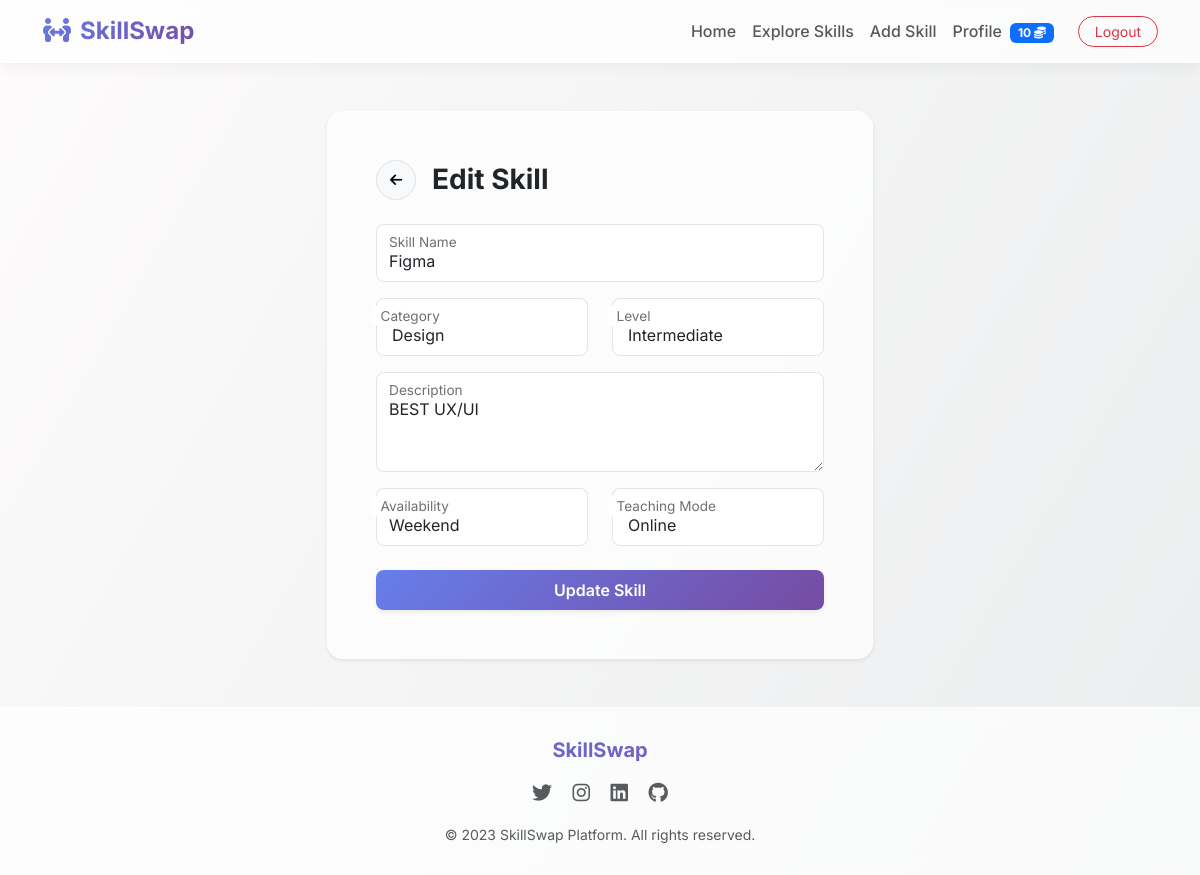
Screenshot of /skill/edit/4/ (signed in) with the database file from the repository.
### exchange/models.py (models this page shows, shortened)
class UserProfile(models.Model):
    user = models.OneToOneField(User, on_delete=models.CASCADE)
    department = models.CharField(max_length=100)
    bio = models.TextField(blank=True)
    credits = models.IntegerField(default=10) # Give users some initial credits to book sessions
    profile_picture = models.ImageField(upload_to='profile_pics/', blank=True, null=True)

class Skill(models.Model):
    CATEGORY_CHOICES = [
        ('Programming', 'Programming'),
        ('Design', 'Design'),
        ('Marketing', 'Marketing'),
        ('Public Speaking', 'Public Speaking'),
        ('Video Editing', 'Video Editing'),
        ('Music', 'Music'),
        ('Languages', 'Languages'),
        ('Other', 'Other'),
    ]
    LEVEL_CHOICES = [
        ('Beginner', 'Beginner'),
        ('Intermediate', 'Intermediate'),
        ('Expert', 'Expert'),
    ]
    MODE_CHOICES = [
        ('Online', 'Online'),
        ('Offline', 'Offline'),
        ('Both', 'Both'),
    ]
    skill_name = models.CharField(max_length=100)
    category = models.CharField(max_length=50, choices=CATEGORY_CHOICES)
    level = models.CharField(max_length=20, choices=LEVEL_CHOICES)
    description = models.TextField()
    teacher = models.ForeignKey(User, on_delete=models.CASCADE, related_name='skills_taught')
    availability = models.CharField(max_length=255, help_text="E.g., Weekends 10 AM - 12 PM")
    mode = models.CharField(max_length=20, choices=MODE_CHOICES, default='Online')
    created_at = models.DateTimeField(auto_now_add=True)

### exchange/views.py (the view)
# urls.py: path('skill/edit/<int:skill_id>/', views.edit_skill_view, name='edit_skill'),
@login_required
def edit_skill_view(request, skill_id):
    skill = get_object_or_404(Skill, id=skill_id, teacher=request.user)
    if request.method == 'POST':
        form = SkillForm(request.POST, instance=skill)
        if form.is_valid():
            form.save()
            messages.success(request, 'Your skill has been updated!')
            return redirect('profile')
    else:
        form = SkillForm(instance=skill)
    return render(request, 'edit_skill.html', {'form': form, 'skill': skill})

### exchange/forms.py
class SkillForm(forms.ModelForm):
    class Meta:
        model = Skill
        fields = ['skill_name', 'category', 'level', 'description', 'availability', 'mode']
        widgets = {
            'skill_name': forms.TextInput(attrs={'class': 'form-control', 'placeholder': 'What can you teach?'}),
            'category': forms.Select(attrs={'class': 'form-select'}),
            'level': forms.Select(attrs={'class': 'form-select'}),
            'description': forms.Textarea(attrs={'class': 'form-control', 'rows': 4, 'placeholder': 'Describe your skill...'}),
            'availability': forms.TextInput(attrs={'class': 'form-control', 'placeholder': 'E.g., Weekends 10 AM - 12 PM'}),
            'mode': forms.Select(attrs={'class': 'form-select'}),
        }

### templates/edit_skill.html (shortened to what this page needs)
{% extends 'base.html' %}
{% block content %}
<div class="container py-5 animate-fade-in">
    <div class="row justify-content-center">
        <div class="col-md-8 col-lg-6">
            <div class="glass-card p-4 p-md-5 shadow-sm">
                <div class="d-flex align-items-center mb-4">
                    <a href="{% url 'profile' %}" class="btn btn-sm btn-light border rounded-circle me-3 hover-elevate" style="width:40px;height:40px;padding-top:8px;"><i class="fa-solid fa-arrow-left"></i></a>
                    <h3 class="fw-bold mb-0 text-dark">Edit Skill</h3>
                </div>
                <form method="post" action="{% url 'edit_skill' skill.id %}">
                    <div class="mb-3 form-floating">
                        {{ form.skill_name }}
                        <label for="{{ form.skill_name.id_for_label }}">Skill Name</label>
                    </div>
                    <div class="row mb-3 mt-3">
                        <div class="col-md-6 form-floating mb-3 mb-md-0">
                            {{ form.category }}
                            <label for="{{ form.category.id_for_label }}" class="px-3">Category</label>
                        </div>
                        <div class="col-md-6 form-floating">
                            {{ form.level }}
                            <label for="{{ form.level.id_for_label }}" class="px-3">Level</label>
                        </div>
                    </div>
                    <div class="mb-3 form-floating mt-3">
                        {{ form.description }}
                        <label for="{{ form.description.id_for_label }}">Description</label>
                    </div>
                    <div class="row mb-4 mt-3">
                        <div class="col-md-6 form-floating mb-3 mb-md-0">
                            {{ form.availability }}
                            <label for="{{ form.availability.id_for_label }}" class="px-3">Availability</label>
                        </div>
                        <div class="col-md-6 form-floating">
                            {{ form.mode }}
                            <label for="{{ form.mode.id_for_label }}" class="px-3">Teaching Mode</label>
                        </div>
                    </div>
                    <div class="d-grid mt-4">
                        <button type="submit" class="btn btn-primary-custom py-2 px-4 shadow-sm hover-elevate">Update Skill</button>
                    </div>
                </form>
            </div>
        </div>
    </div>
</div>
{% endblock %}

### templates/base.html (shortened to what this page needs)
{% load static %}
<!DOCTYPE html>
<html lang="en">
<head>
    <link href="https://cdn.jsdelivr.net/npm/bootstrap@5.3.0/dist/css/bootstrap.min.css" rel="stylesheet">
    <link rel="stylesheet" href="https://cdnjs.cloudflare.com/ajax/libs/font-awesome/6.4.0/css/all.min.css">
    <link rel="stylesheet" href="{% static 'style.css' %}">
</head>
<body>
    <nav class="navbar navbar-expand-lg navbar-custom sticky-top">
        <div class="container">
            <a class="navbar-brand" href="{% url 'home' %}">
                <i class="fa-solid fa-people-arrows me-2 text-primary"></i>SkillSwap
            </a>
            <div class="collapse navbar-collapse" id="navbarNav">
                <ul class="navbar-nav ms-auto align-items-center">
                    <li class="nav-item">
                        <a class="nav-link" href="{% url 'home' %}">Home</a>
                    </li>
                    <li class="nav-item">
                        <a class="nav-link" href="{% url 'marketplace' %}">Explore Skills</a>
                    </li>
                    {% if user.is_authenticated %}
                        <li class="nav-item">
                            <a class="nav-link" href="{% url 'add_skill' %}">Add Skill</a>
                        </li>
                        <li class="nav-item">
                            <a class="nav-link" href="{% url 'profile' %}">Profile
                                <span class="badge bg-primary ms-1">{{ user.userprofile.credits }} <i class="fa-solid fa-coins"></i></span>
                            </a>
                        </li>
                        <li class="nav-item ms-lg-3 mt-2 mt-lg-0">
                            <form action="{% url 'logout' %}" method="post" class="d-inline">
                                <button type="submit" class="btn btn-outline-danger btn-sm rounded-pill px-3">Logout</button>
                            </form>
                        </li>
                    {% endif %}
                </ul>
            </div>
        </div>
    </nav>
    <main class="flex-grow-1">
        {% block content %}{% endblock %}
    </main>
    <footer class="text-center mt-auto">
        <div class="container">
            <h5 class="fw-bold mb-3" style="background: var(--primary-gradient); -webkit-background-clip: text; -webkit-text-fill-color: transparent;">SkillSwap</h5>
            <div class="social-icons mb-3">
                <a href="#" class="text-muted mx-2 fs-5 hover-elevate d-inline-block transition"><i class="fab fa-twitter"></i></a>
                <a href="#" class="text-muted mx-2 fs-5 hover-elevate d-inline-block transition"><i class="fab fa-instagram"></i></a>
                <a href="#" class="text-muted mx-2 fs-5 hover-elevate d-inline-block transition"><i class="fab fa-linkedin"></i></a>
                <a href="#" class="text-muted mx-2 fs-5 hover-elevate d-inline-block transition"><i class="fab fa-github"></i></a>
            </div>
            <p class="text-muted small mb-0">&copy; 2023 SkillSwap Platform. All rights reserved.</p>
        </div>
    </footer>
</body>
</html>

### static/style.css (style rules this page uses)
:root { --primary-gradient: linear-gradient(135deg, #667eea 0%, #764ba2 100%); --bg-gradient: linear-gradient(120deg, #fdfbfb 0%, #ebedee 100%); --accent: #2ecc71; --accent-hover: #27ae60; --text-main: #333333; --text-muted: #6c757d; --glass-bg: rgba(255, 255, 255, 0.7); --glass-border: rgba(255, 255, 255, 0.5); --glass-shadow: 0 8px 32px 0 rgba(31, 38, 135, 0.1); }
body { font-family: 'Inter', sans-serif; background: var(--bg-gradient); color: var(--text-main); min-height: 100vh; display: flex; flex-direction: column; }
.navbar-custom { background: var(--glass-bg); backdrop-filter: blur(10px); -webkit-backdrop-filter: blur(10px); border-bottom: 1px solid var(--glass-border); box-shadow: 0 4px 15px rgba(0,0,0,0.05); }
.navbar-brand { font-weight: 700; background: var(--primary-gradient); -webkit-background-clip: text; -webkit-text-fill-color: transparent; font-size: 1.5rem; }
.nav-link { font-weight: 500; transition: all 0.3s ease; }
.glass-card { background: var(--glass-bg); backdrop-filter: blur(12px); -webkit-backdrop-filter: blur(12px); border: 1px solid var(--glass-border); border-radius: 16px; box-shadow: var(--glass-shadow); transition: transform 0.3s ease, box-shadow 0.3s ease; }
.btn-primary-custom { background: var(--primary-gradient); border: none; color: white; font-weight: 600; border-radius: 8px; padding: 10px 24px; transition: all 0.3s ease; }
footer { background: var(--glass-bg); backdrop-filter: blur(10px); border-top: 1px solid var(--glass-border); padding: 30px 0; margin-top: auto; }
.form-control, .form-select { border-radius: 8px; border: 1px solid rgba(0,0,0,0.1); padding: 12px 15px; background: rgba(255,255,255,0.9); transition: all 0.3s; }
.animate-fade-in { animation: fadeIn 0.6s ease-out forwards; }

### templates/edit_skill.html (style rules this page uses)
.form-floating > .form-control, .form-floating > .form-select { height: 3.5rem; line-height: 1.25; }
.form-floating > textarea.form-control { height: 100px; }

### rows the page displays
Skill: skill_name "Figma", category "Design", level "Intermediate", description "BEST UX/UI", availability "Weekend", mode "Online"

### other values shown
{{ user.userprofile.credits }} "10"
